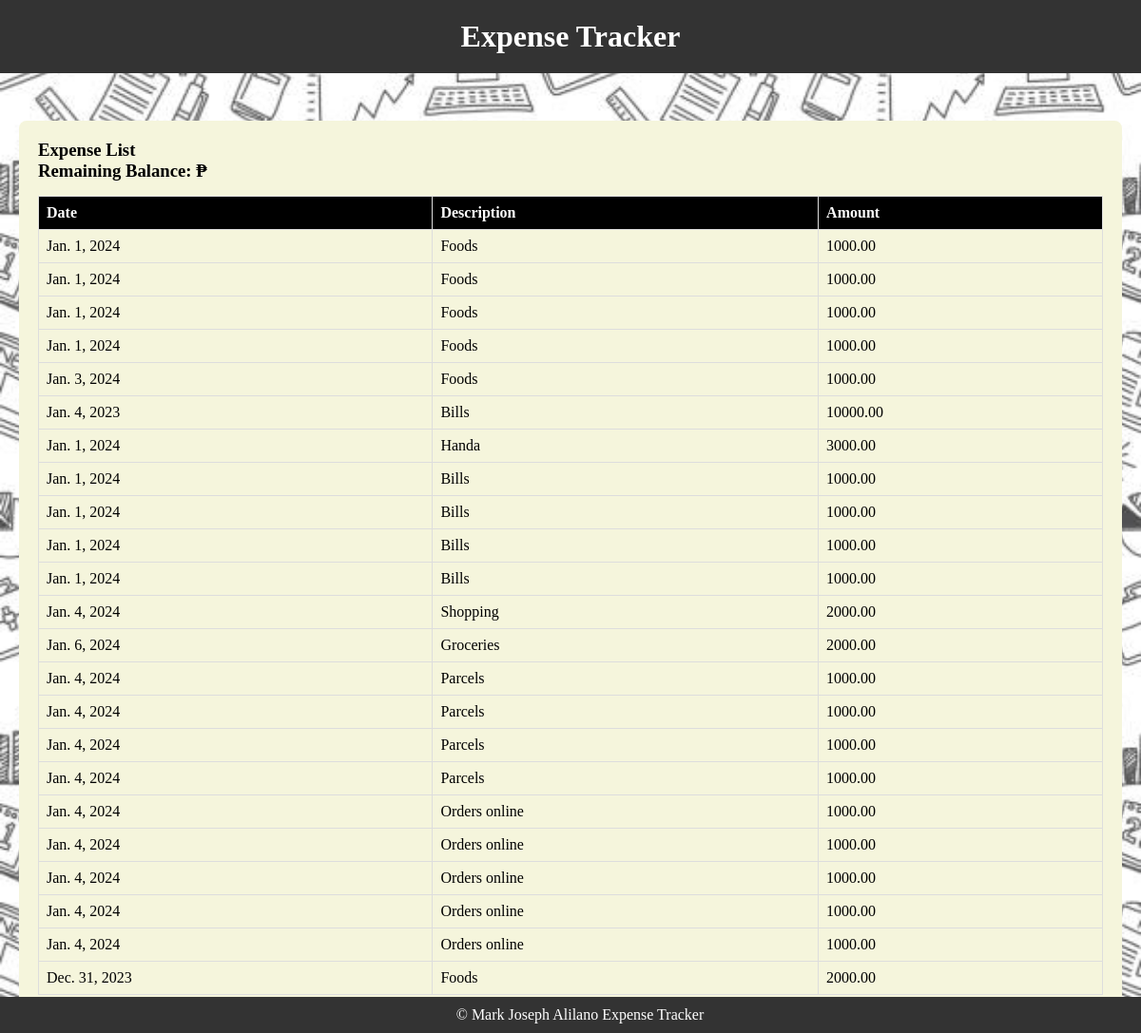
Page /expense_list/ on the earlier database version.
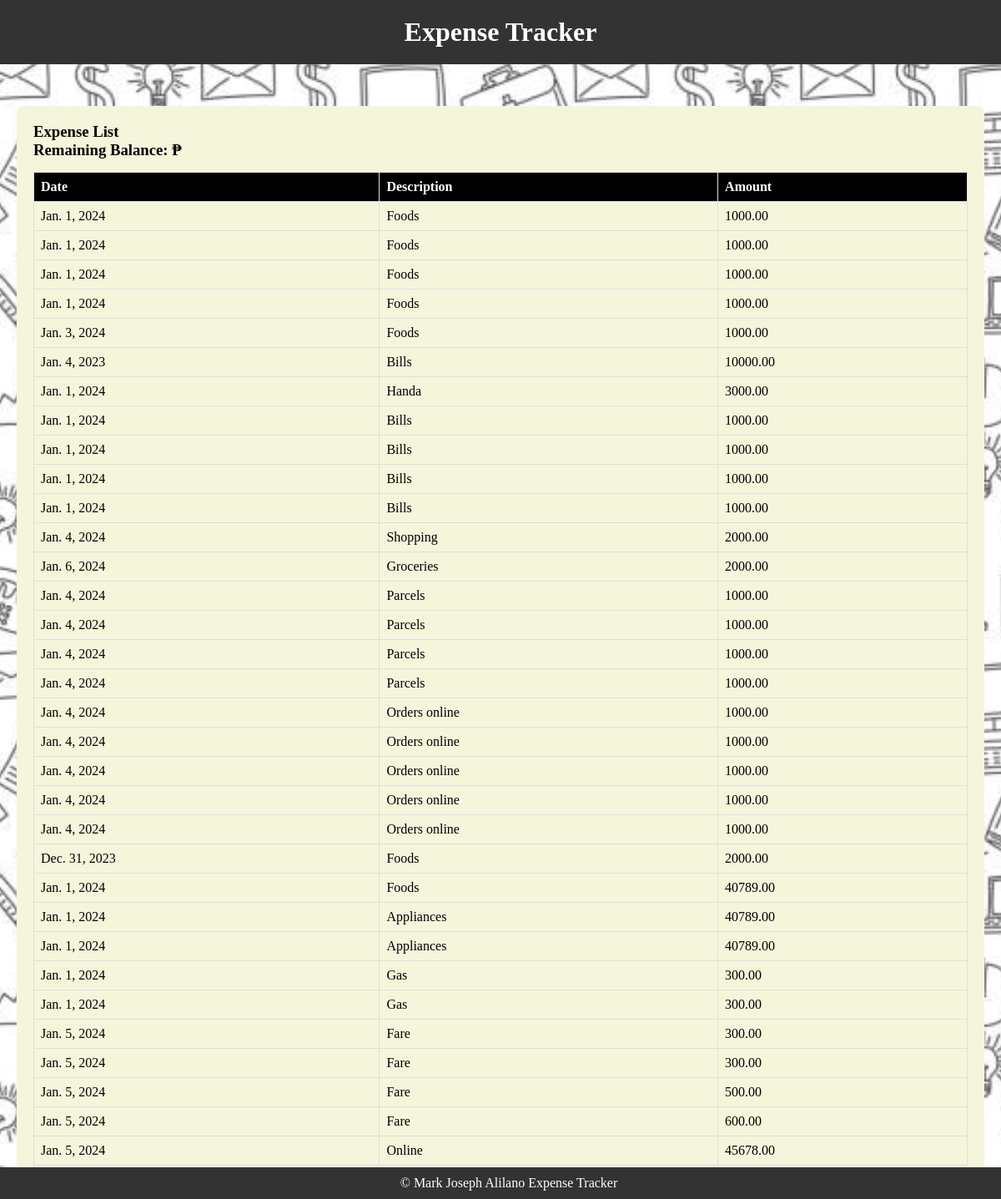
Same page on the later database version.
### expense_tracker/models.py (models this page shows)
class BaseModel(models.Model):
    created_at = models.DateTimeField(auto_now=True, db_index=True)
    updated_at = models.DateTimeField(auto_now=True)
    class Meta:
        abstract = True

class Expense(BaseModel):
    date = models.DateField()
    description = models.CharField(max_length=255)
    amount = models.DecimalField(max_digits=10, decimal_places=2)

### expense_tracker/views.py (the view)
# urls.py: path('expense_list/', expense_list, name='expense_list'),
def expense_list(request):
    expenses = Expense.objects.all()
    total_amount = expenses.aggregate(total=Sum('amount'))['total'] or 0
    return render(request, 'expense_list.html', {'expenses': expenses, 'total_amount': total_amount})

### expense_tracker/templates/expense_list.html (shortened to what this page needs)
{% extends 'base.html' %}
{% block content %}
    <div class="section-container">
        <h3>Expense List</h3>
        <div class="remaining-balance">
            <h3>Remaining Balance: ₱{{ remaining_balance }}</h3>
        </div>
        <table>
            <thead>
                <tr>
                    <th>Date</th>
                    <th>Description</th>
                    <th>Amount</th>
                </tr>
            </thead>
            <tbody>
                {% for expense in expenses %}
                    <tr>
                        <td>{{ expense.date }}</td>
                        <td>{{ expense.description }}</td>
                        <td>{{ expense.amount }}</td>
                    </tr>
                {% endfor %}
            </tbody>
        </table>
    </div>
{% endblock %}

### expense_tracker/templates/base.html (shortened to what this page needs)
{% load static %}
<!DOCTYPE html>
<html lang="en">
<head>
    <link rel="stylesheet" href="{% static 'css/styles.css' %}" />
    <link rel="stylesheet" href="https://cdnjs.cloudflare.com/ajax/libs/font-awesome/5.15.4/css/all.min.css">
</head>
<body>
    <header>
        <h1>{% block header %}Expense Tracker{% endblock %}</h1>
    </header>
    <main>
        {% block content %}{% endblock %}
    </main>
    <footer>
        &copy; Mark Joseph Alilano Expense Tracker
    </footer>
</body>
</html>

### expense_tracker/static/css/styles.css (style rules this page uses)
* { margin: 0; padding: 0; font-family: 'Century Gothic'; }
body { margin: 0; padding: 0; font-family: 'Arial', sans-serif; background-image: url('../images/background.png'); background-size: cover; background-position: center; color: none; }
header { background-color: #333; padding: 20px; text-align: center; }
header h1 { margin: 0; }
main { padding: 20px; }
footer { background-color: #333; padding: 10px; text-align: center; position: fixed; bottom: 0; width: 100%; }
.section-container { margin-top: 30px; padding: 20px; background-color: beige; border-radius: 8px; }
table { width: 100%; border-collapse: collapse; margin-top: 15px; }
th, td { border: 1px solid #ddd; padding: 8px; text-align: left; color: black; }
th { background-color: black; color: white; }

### expense_tracker/templates/base.html (style rules this page uses)
body { margin: 0; padding: 0; font-family: 'Century Gothic', sans-serif; background-image: url('static/images/background.png'); background-size: cover; background-position: center; color: none; }
header { background-color: #333; padding: 20px; text-align: center; }
header h1 { margin: 0; color: white; }
main { padding: 20px; }
footer { background-color: #333; padding: 10px; color: white; text-align: center; position: fixed; bottom: 0; width: 100%; }

Differences in the rows shown:
added Expense: date "Jan. 1, 2024", description "Foods", amount "40789.00"
added Expense: date "Jan. 1, 2024", description "Appliances", amount "40789.00"
added Expense: date "Jan. 1, 2024", description "Appliances", amount "40789.00"
added Expense: date "Jan. 1, 2024", description "Gas", amount "300.00"
added Expense: date "Jan. 1, 2024", description "Gas", amount "300.00"
added Expense: date "Jan. 5, 2024", description "Fare", amount "300.00"
added Expense: date "Jan. 5, 2024", description "Fare", amount "300.00"
added Expense: date "Jan. 5, 2024", description "Fare", amount "500.00"
added Expense: date "Jan. 5, 2024", description "Fare", amount "600.00"
added Expense: date "Jan. 5, 2024", description "Online", amount "45678.00"
